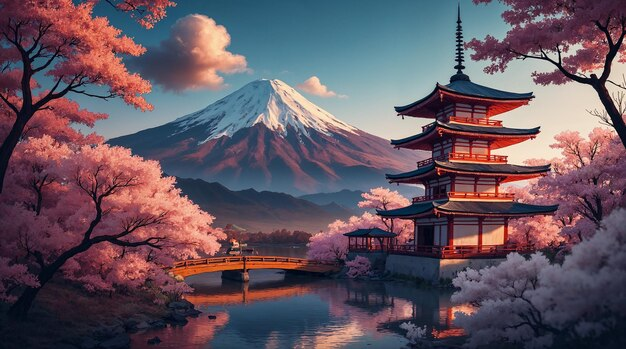
#> input picture b.jpeg, 626 x 349 px, given in place of the camera
$ python task45.py
#> lines starting #> are read from the running program, lines starting #| are printed output that depends on the picture; after the words box and inside, x2 and y2 are one past the last pixel; in counts of white or black regions, pixels touching at a corner belong together
import cv2
import numpy as np

video = cv2.VideoCapture(0)
ok, path = video.read()
#> path is the input picture: shape (349, 626, 3); mean B, G, R 95.5, 84.4, 100.5

path = np.zeros_like(path)
low_redor = np.array([0, 120, 70])
up_redor = np.array([10, 255, 255])
low_redpur = np.array([170, 120, 70])
up_redpur = np.array([180, 255, 255])

lastx = 0
lasty = 0
first_frame = True
print("Моменты первого порядка:")

while True:
    ok, img = video.read()
    if not ok:
        break

    hsv = cv2.cvtColor(img, cv2.COLOR_BGR2HSV)
#> hsv: shape (349, 626, 3); mean H, S, V 109.9, 106.6, 118.1
    redor_maska = cv2.inRange(hsv, low_redor, up_redor)
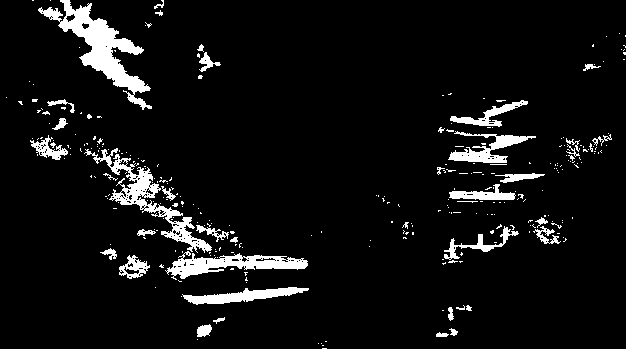
#> redor_maska: shape (349, 626); 6.7% white; 299 white regions (259 under 20 px), largest, box (x1, y1, x2, y2) and area: (38, 0, 152, 110) 3292, (84, 148, 212, 253) 2225, (165, 251, 308, 280) 1731
    redpur_maska = cv2.inRange(hsv, low_redpur, up_redpur)
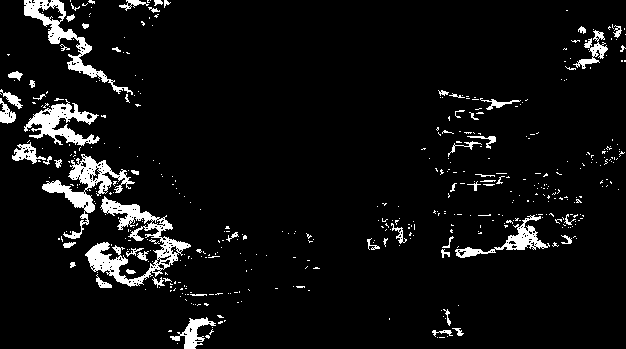
#> redpur_maska: shape (349, 626); 6.2% white; 460 white regions (403 under 20 px), largest, box (x1, y1, x2, y2) and area: (85, 196, 191, 287) 2617, (42, 154, 135, 239) 1845, (24, 0, 133, 95) 1574
    red_maska = cv2.bitwise_or(redor_maska, redpur_maska)
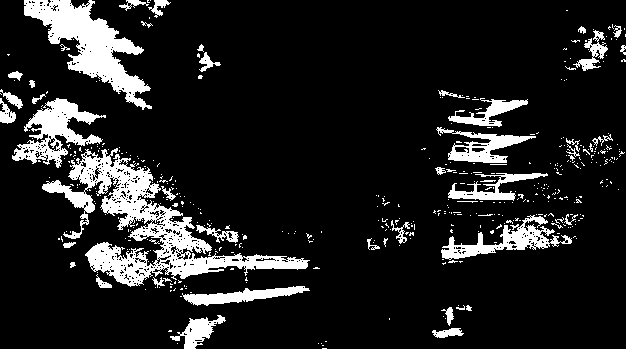
#> red_maska: shape (349, 626); 12.9% white; 448 white regions (403 under 20 px), largest, box (x1, y1, x2, y2) and area: (42, 148, 310, 287) 9273, (24, 0, 152, 110) 5059, (12, 98, 106, 168) 2543
    hsv_red_result = cv2.bitwise_and(img, img, mask=red_maska)
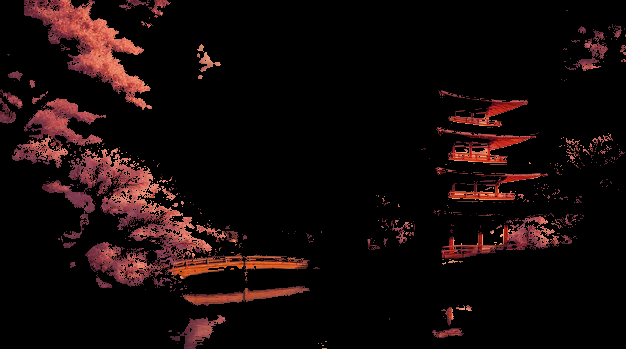
#> hsv_red_result: shape (349, 626, 3); mean B, G, R 9.1, 9.3, 20.4

    kernel = np.ones((5, 5), np.uint8)
    red_maska = cv2.morphologyEx(red_maska, cv2.MORPH_CLOSE, kernel)
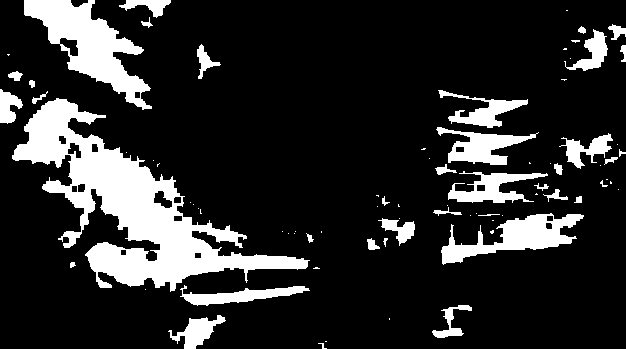
#> red_maska: shape (349, 626); 16.9% white; 80 white regions (43 under 20 px), largest, box (x1, y1, x2, y2) and area: (12, 98, 310, 292) 17054, (24, 0, 152, 110) 5430, (441, 213, 584, 265) 2994
    red_maska = cv2.morphologyEx(red_maska, cv2.MORPH_OPEN, kernel)
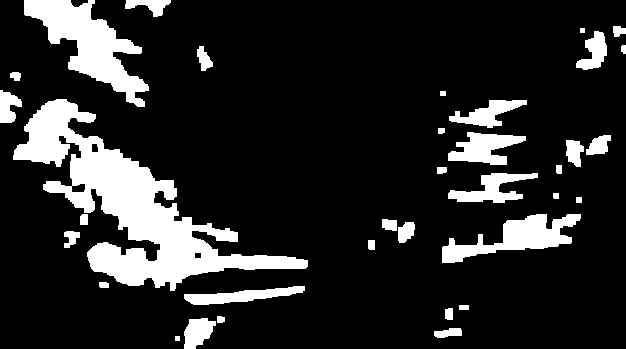
#> red_maska: shape (349, 626); 15.6% white; 35 white regions, largest, box (x1, y1, x2, y2) and area: (13, 99, 308, 291) 16205, (24, 0, 149, 107) 5287, (442, 214, 581, 263) 2840

    contour = red_maska

    center_x = lastx
    center_y = lasty
    object_found = False

    first_moment = cv2.moments(contour)
#> first_moment = moments, m00 8695245, centre m10/m00, m01/m00 = (229.2, 174.8)

    square = first_moment['m00']
#> square = 8695245
    if square < 500:
        continue

    object_found = True
    summ_x = first_moment['m10']
#> summ_x = 1.99e+09
    summ_y = first_moment['m01']
#> summ_y = 1.52e+09

    print(f"Контур: Площадь: {square:.0f}, Сумма по x: {summ_x:.0f}, Сумма по y: {summ_y:.0f}")
#| Контур: Площадь: 8695245, Сумма по x: 1993306440, Сумма по y: 1520074125

    if square > 0:
        center_x = int(summ_x / square)
#> center_x = 229
        center_y = int(summ_y / square)
#> center_y = 174
    else:
        center_x, center_y = lastx, lasty

    x, y, w, h = cv2.boundingRect(contour)
#> x = 0; y = 0; w = 626; h = 349

    cv2.rectangle(img, (x, y), (x + w, y + h), (0, 0, 0), 3)

    cv2.circle(img, (center_x, center_y), 5, (123, 0, 255), -1)
#> img: shape (349, 626, 3); mean B, G, R 93.9, 83.1, 99.3

    cv2.putText(img, f"({center_x}, {center_y})",
                (center_x + 10, center_y - 10),
                cv2.FONT_HERSHEY_SIMPLEX, 0.5, (255, 255, 255), 1)
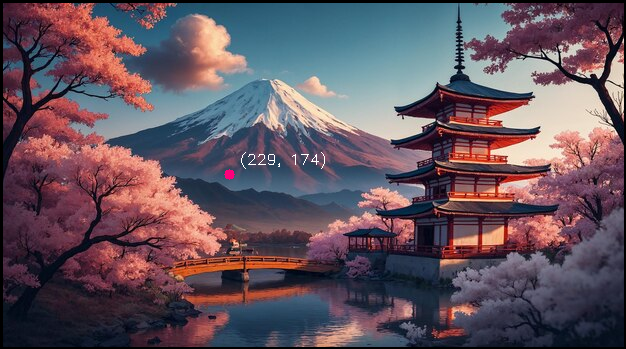
#> img: shape (349, 626, 3); mean B, G, R 94, 83.3, 99.4

    cv2.putText(img, f"Area: {square:.0f}",
                (x, y - 10),
                cv2.FONT_HERSHEY_SIMPLEX, 0.6, (0, 255, 0), 2)

    if object_found:
        if not first_frame:
            cv2.line(path, (lastx, lasty), (center_x, center_y), (90, 0, 0), 5)

        lastx = center_x
#> lastx = 229
        lasty = center_y
#> lasty = 174
        first_frame = False

    img_with_path = cv2.add(img, path)


    cv2.imshow('Camera1 - Tracking', img_with_path)
    cv2.imshow('Camera2 - Red Filter', hsv_red_result)
    cv2.imshow('Camera3 - Mask', red_maska)

    if cv2.waitKey(1) & 0xFF == ord('q'):
#> (key q is pressed here)
        break

video.release()
cv2.destroyAllWindows()
